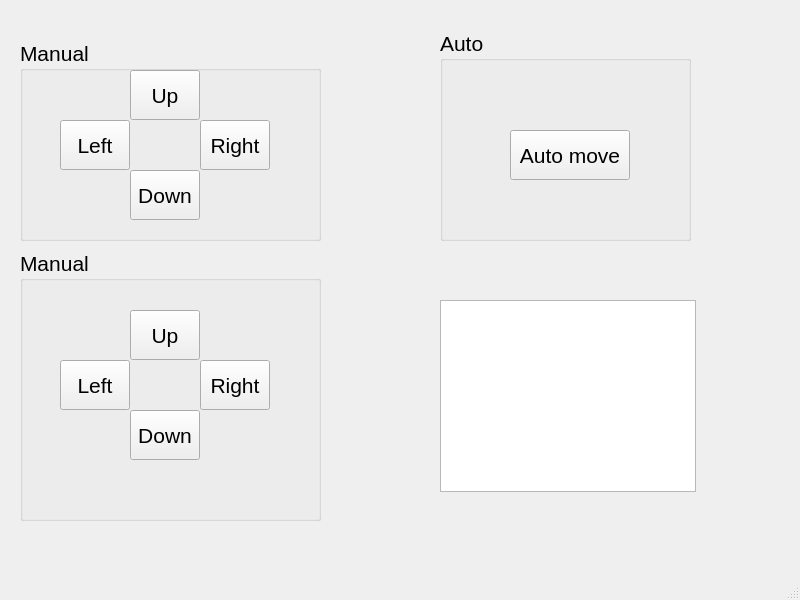
<?xml version="1.0" encoding="UTF-8"?>
<ui version="4.0">
 <class>Track</class>
 <widget class="QMainWindow" name="Track">
  <property name="geometry">
   <rect>
    <x>0</x>
    <y>0</y>
    <width>800</width>
    <height>600</height>
   </rect>
  </property>
  <property name="windowTitle">
   <string>MainWindow</string>
  </property>
  <widget class="QWidget" name="centralwidget">
   <widget class="QGroupBox" name="ManualGroup">
    <property name="geometry">
     <rect>
      <x>20</x>
      <y>40</y>
      <width>301</width>
      <height>201</height>
     </rect>
    </property>
    <property name="font">
     <font>
      <pointsize>16</pointsize>
     </font>
    </property>
    <property name="title">
     <string>Manual</string>
    </property>
    <widget class="QPushButton" name="Left">
     <property name="geometry">
      <rect>
       <x>40</x>
       <y>80</y>
       <width>70</width>
       <height>50</height>
      </rect>
     </property>
     <property name="font">
      <font>
       <pointsize>16</pointsize>
      </font>
     </property>
     <property name="text">
      <string>Left</string>
     </property>
    </widget>
    <widget class="QPushButton" name="Right">
     <property name="geometry">
      <rect>
       <x>180</x>
       <y>80</y>
       <width>70</width>
       <height>50</height>
      </rect>
     </property>
     <property name="font">
      <font>
       <pointsize>16</pointsize>
      </font>
     </property>
     <property name="text">
      <string>Right</string>
     </property>
    </widget>
    <widget class="QPushButton" name="Down">
     <property name="geometry">
      <rect>
       <x>110</x>
       <y>130</y>
       <width>70</width>
       <height>50</height>
      </rect>
     </property>
     <property name="font">
      <font>
       <pointsize>16</pointsize>
      </font>
     </property>
     <property name="text">
      <string>Down</string>
     </property>
    </widget>
    <widget class="QPushButton" name="Up">
     <property name="geometry">
      <rect>
       <x>110</x>
       <y>30</y>
       <width>70</width>
       <height>50</height>
      </rect>
     </property>
     <property name="font">
      <font>
       <pointsize>16</pointsize>
      </font>
     </property>
     <property name="text">
      <string>Up</string>
     </property>
    </widget>
   </widget>
   <widget class="QGroupBox" name="AutoGroup">
    <property name="geometry">
     <rect>
      <x>440</x>
      <y>30</y>
      <width>251</width>
      <height>211</height>
     </rect>
    </property>
    <property name="font">
     <font>
      <pointsize>16</pointsize>
     </font>
    </property>
    <property name="title">
     <string>Auto</string>
    </property>
    <widget class="QPushButton" name="Auto_move">
     <property name="geometry">
      <rect>
       <x>70</x>
       <y>100</y>
       <width>120</width>
       <height>50</height>
      </rect>
     </property>
     <property name="text">
      <string>Auto move</string>
     </property>
    </widget>
   </widget>
   <widget class="QGroupBox" name="ManualGroup_2">
    <property name="enabled">
     <bool>true</bool>
    </property>
    <property name="geometry">
     <rect>
      <x>20</x>
      <y>250</y>
      <width>301</width>
      <height>271</height>
     </rect>
    </property>
    <property name="font">
     <font>
      <pointsize>16</pointsize>
     </font>
    </property>
    <property name="title">
     <string>Manual</string>
    </property>
    <widget class="QPushButton" name="Left_2">
     <property name="geometry">
      <rect>
       <x>40</x>
       <y>110</y>
       <width>70</width>
       <height>50</height>
      </rect>
     </property>
     <property name="font">
      <font>
       <pointsize>16</pointsize>
      </font>
     </property>
     <property name="text">
      <string>Left</string>
     </property>
    </widget>
    <widget class="QPushButton" name="Right_2">
     <property name="geometry">
      <rect>
       <x>180</x>
       <y>110</y>
       <width>70</width>
       <height>50</height>
      </rect>
     </property>
     <property name="font">
      <font>
       <pointsize>16</pointsize>
      </font>
     </property>
     <property name="text">
      <string>Right</string>
     </property>
    </widget>
    <widget class="QPushButton" name="Down_2">
     <property name="geometry">
      <rect>
       <x>110</x>
       <y>160</y>
       <width>70</width>
       <height>50</height>
      </rect>
     </property>
     <property name="font">
      <font>
       <pointsize>16</pointsize>
      </font>
     </property>
     <property name="text">
      <string>Down</string>
     </property>
    </widget>
    <widget class="QPushButton" name="Up_2">
     <property name="geometry">
      <rect>
       <x>110</x>
       <y>60</y>
       <width>70</width>
       <height>50</height>
      </rect>
     </property>
     <property name="font">
      <font>
       <pointsize>16</pointsize>
      </font>
     </property>
     <property name="text">
      <string>Up</string>
     </property>
    </widget>
   </widget>
   <widget class="QTextBrowser" name="State_log">
    <property name="geometry">
     <rect>
      <x>440</x>
      <y>300</y>
      <width>256</width>
      <height>192</height>
     </rect>
    </property>
   </widget>
  </widget>
  <widget class="QMenuBar" name="menubar">
   <property name="geometry">
    <rect>
     <x>0</x>
     <y>0</y>
     <width>800</width>
     <height>23</height>
    </rect>
   </property>
  </widget>
  <widget class="QStatusBar" name="statusbar"/>
 </widget>
 <resources/>
 <connections/>
</ui>
